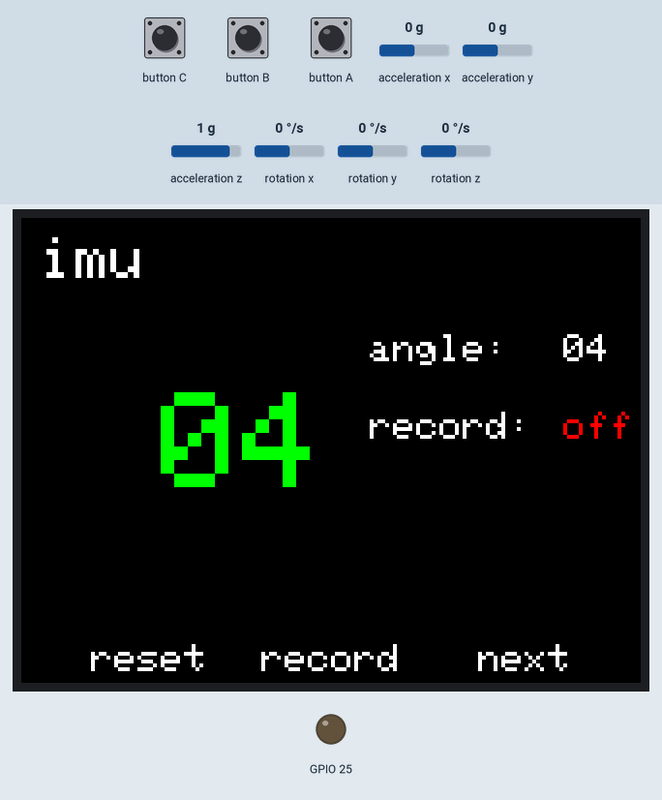
Simulated run of this program. Board: ESP32. On the bench: 320×240 colour display, output pins drawn as LEDs (lit = HIGH). The test bench sets the inputs (shaded band); at power-on: acceleration x 0 g, acceleration y 0 g, acceleration z 1 g, rotation x 0 °/s, rotation y 0 °/s, rotation z 0 °/s.

Above: at 1.4 s.
1.5 s: button C pressed for 0.15 s
At 2.8 s:
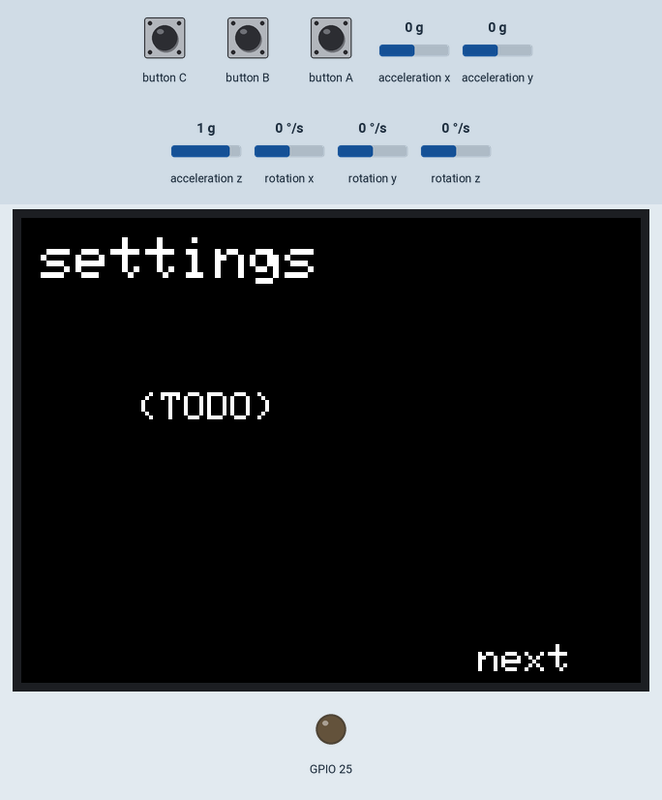
3.1 s: button C pressed for 1 s
At 3.2 s:
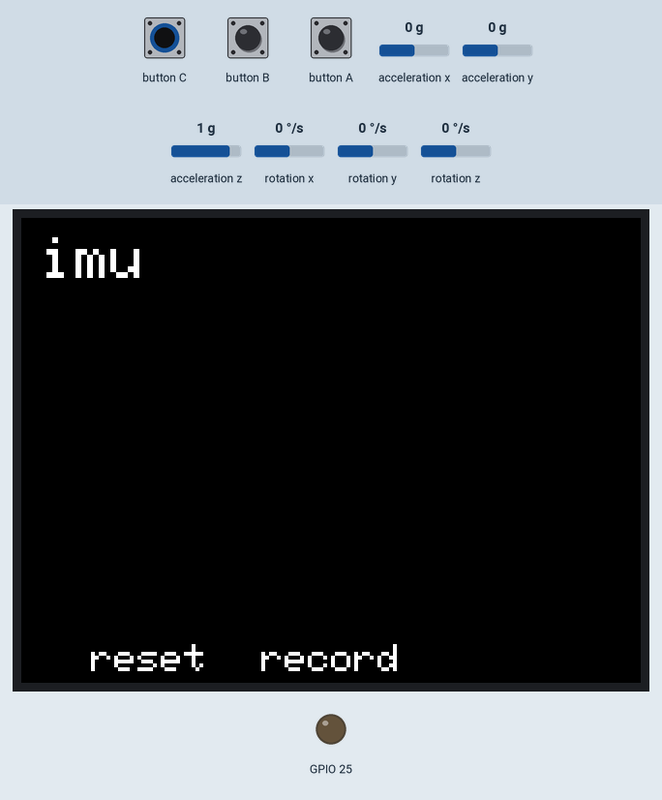
5.6 s: button B pressed for 0.15 s
At 6.8 s:
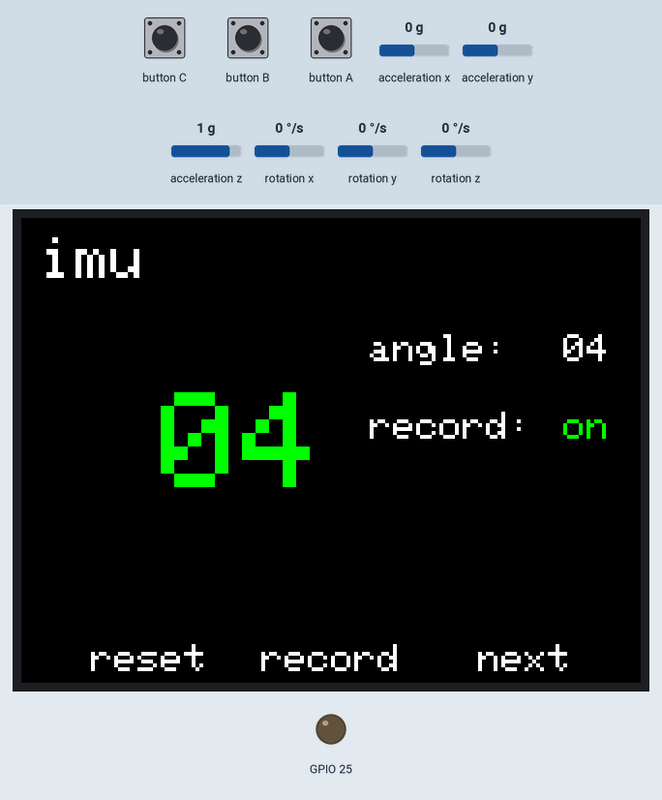
7.2 s: acceleration x set to -1.4 g
At 8.3 s:
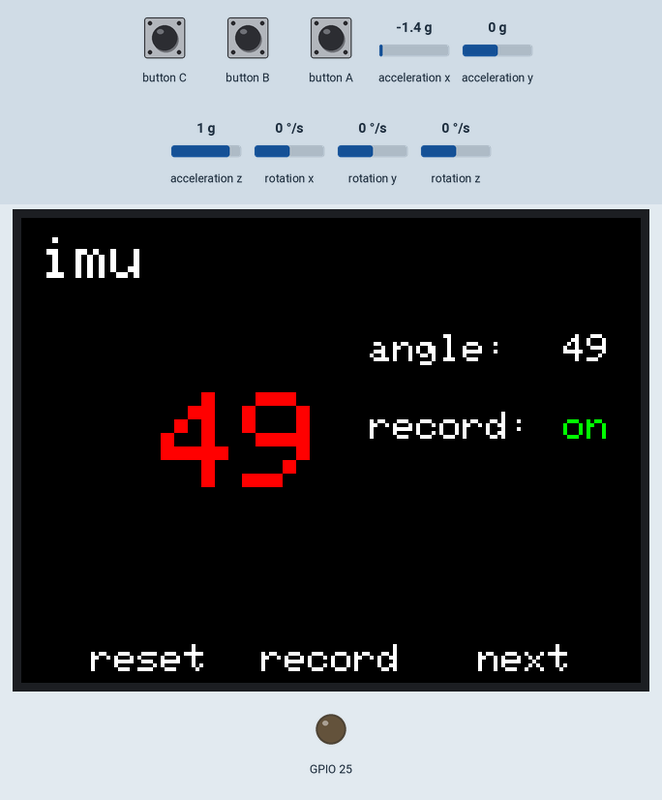
8.7 s: button C pressed for 0.15 s
At 9.2 s:
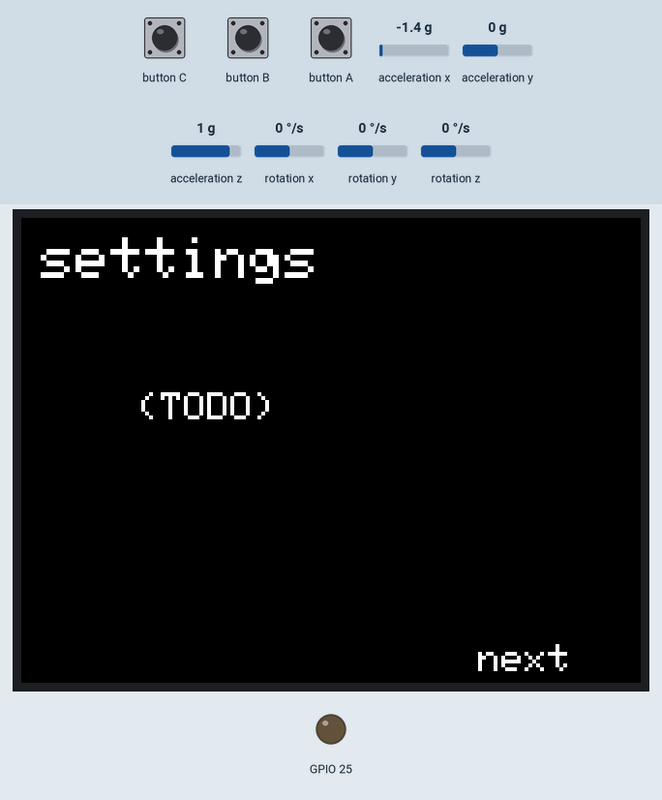
10.3 s: button C pressed for 3.2 s
At 11.4 s:
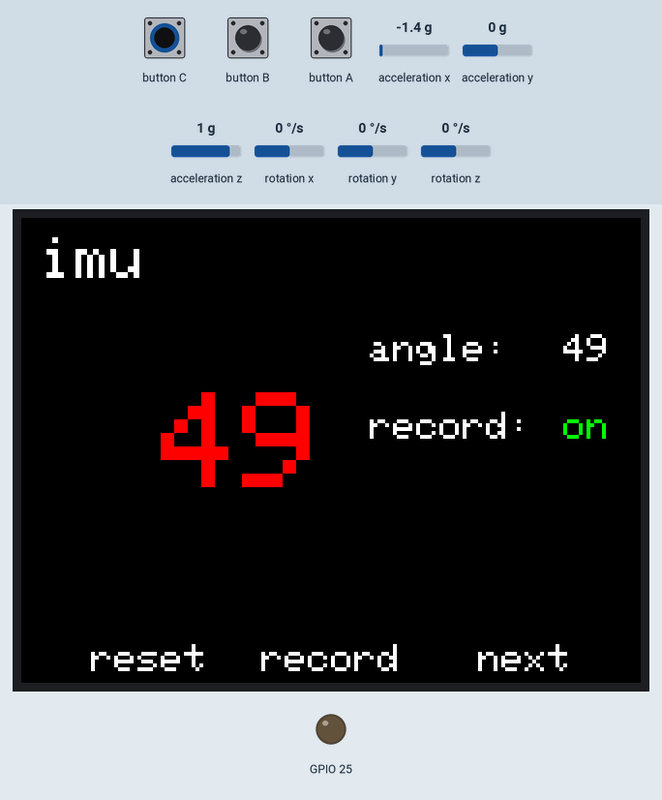
Timing chart, 0 to 13.3 s (numbered marks = the images above; inputs shaded):
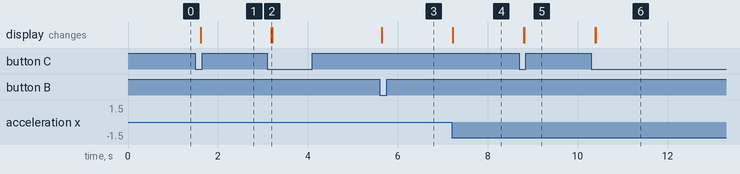

Measured:
- after the input at 1.5 s, the display: first changes after 0.12 s (image 1 shows a later state)
- after the input at 3.1 s, the display: changes after 0.09 s (image 2)
- after the input at 5.6 s, the display: changes at once (image 3)
- after the input at 7.2 s, the display: changes at once (image 4)
- after the input at 8.7 s, the display: first changes after 0.11 s (image 5 shows a later state)
- after the input at 10.3 s, the display: first changes after 0.09 s (image 6 shows a later state)

The program:

main.cpp
```cpp
#define M5STACK_MPU6886

#include <M5Stack.h>
#include <utils.h>

// features
#include <imu.h>
#include <setting.h>

int feature_ptr = 0;
feature_t features[] = {
  {imu_init, imu_finish, imu},
  {setting_init, setting_finish, setting},
  // TODO
  // 盗難防止
  // 電圧計
  // 二酸化炭素計
};

void change_next_feature() {
  // call destructor
  features[feature_ptr].fn_finish();
  M5.Lcd.clear(BLACK);

  // increase pointer
  int array_len = sizeof(features)/sizeof(feature_t);
  if (feature_ptr == array_len-1) feature_ptr = 0;
  else feature_ptr++;

  // call constructor
  features[feature_ptr].fn_init();
}

void setup(){
  M5.begin();

  dacWrite(25, 0); // reduction speaker noise

  M5.Power.begin();

  M5.IMU.Init();
  M5.Lcd.fillScreen(BLACK);
  M5.Lcd.setTextColor(WHITE , BLACK);

  features[feature_ptr].fn_init();
}

void loop() {
  M5.update();
  show_button_labels(NULL, NULL, (char*)"next");
  features[feature_ptr].fn_main();
  if (M5.BtnC.wasPressed()) change_next_feature();
}
```

imu.h
```cpp
typedef struct acc {
  float accX;
  float accY;
  float accZ;
} acc_t;

typedef struct gyro {
  float gyroX;
  float gyroY;
  float gyroZ;
} gyro_t;

typedef struct vec {
  float pitch;
  float roll;
  float yaw;
} vec_t;

typedef struct imu_data {
  acc_t acc;
  gyro_t gyro;
  vec_t vec;
  float temperature;
} imu_data_t;

typedef struct state {
  int angle;
  int speed;
} state_t;

void imu();
void imu_init();
void imu_finish();
```

setting.h
```cpp
void setting_init();
void setting_finish();
void setting();
```

utils.h
```cpp
typedef struct feature {
  void(*fn_init)(void);
  void(*fn_finish)(void);
  void(*fn_main)(void);
} feature_t;

void show_button_labels(char*, char*, char*);
void show_title(char*);
```

imu.cpp
```cpp
#define M5STACK_MPU6886

#include <M5Stack.h>
#include <imu.h>
#include <utils.h>

// TODO いい感じにする (state構造体)
int record = 0;
int max_bank = 0;
imu_data_t imu_data = {};

int get_imu_data(imu_data_t *imu_data) {
  M5.IMU.getGyroData(&imu_data->gyro.gyroX, &imu_data->gyro.gyroY, &imu_data->gyro.gyroZ);
  M5.IMU.getAccelData(&imu_data->acc.accX, &imu_data->acc.accY, &imu_data->acc.accZ);
  M5.IMU.getAhrsData(&imu_data->vec.pitch, &imu_data->vec.roll, &imu_data->vec.yaw);
  M5.IMU.getTempData(&imu_data->temperature);

  return 0;
}

void show_imu_data(imu_data_t *data) {
  double offset = 4.5; // for noise
  int red_threshold = 30;
  int yellow_threshold = 20;

  int current_bank = abs(int(data->vec.pitch-offset));
  if (max_bank < current_bank) max_bank = current_bank;

  // change color depends on bank angle
  if (current_bank >= red_threshold) M5.Lcd.setTextColor(RED , BLACK);
  else if (current_bank >= yellow_threshold) M5.Lcd.setTextColor(YELLOW , BLACK);
  else M5.Lcd.setTextColor(GREEN , BLACK);

  // show current bank
  M5.Lcd.setTextSize(7);
  M5.Lcd.setCursor(30, 90);
  M5.Lcd.printf(" %02d", current_bank);

  // show max bank
  M5.Lcd.setTextSize(2);
  M5.Lcd.setTextColor(WHITE , BLACK);
  M5.Lcd.setCursor(180, 60);
  M5.Lcd.printf("angle:");
  M5.Lcd.setCursor(280, 60);
  M5.Lcd.printf("%02d", max_bank);

  // show record status
  M5.Lcd.setTextSize(2);
  M5.Lcd.setTextColor(WHITE, BLACK);
  M5.Lcd.setCursor(180, 100);
  M5.Lcd.printf("record:");
  M5.Lcd.setCursor(280, 100);
  M5.Lcd.setTextColor(record ? GREEN : RED, BLACK);
  M5.Lcd.printf("%s", record ? "on " : "off");
}

void imu_init() {
  max_bank = 0;
  memset(&imu_data, 0, sizeof(imu_data_t));
  show_button_labels((char*)"reset", (char*)"record", NULL);
  show_title((char*)"imu");
}

void imu_finish() {
  max_bank = 0;
  memset(&imu_data, 0, sizeof(imu_data_t));
}

void button_reset() {
  max_bank = 0;
}

void button_record() {
  // TODO
  record = !record;
}

void imu() {
  get_imu_data(&imu_data);
  show_imu_data(&imu_data);
  if (M5.BtnA.wasPressed()) button_reset();
  if (M5.BtnB.wasPressed()) button_record();
  delay(1);
}
```

setting.cpp
```cpp
#include <M5Stack.h>
#include <setting.h>
#include <utils.h>

void setting_init() {
  show_title((char*)"settings");
}

void setting_finish() {
}

void setting() {
  M5.Lcd.setCursor(60, 90);
  M5.Lcd.printf("(TODO)");

  // TODO
  // 輝度設定
  // スリープ
  // etc...
}
```

utils.cpp
```cpp
#include <M5Stack.h>
#include <utils.h>

void show_button_labels(char* right, char* center, char* left) {
  // MEMO: 320 * 240

  int base_right = 60;
  int base_center = 160;
  int base_left = 260;
  int text_size = 2;

  M5.Lcd.setTextColor(WHITE, BLACK);
  M5.Lcd.setTextSize(text_size);

  if (right != NULL) {
    M5.Lcd.setCursor(base_right-(strlen(right)/2*(text_size*6)), 220);
    M5.Lcd.printf("%s", right);
  }

  if (center != NULL) {
    M5.Lcd.setCursor(base_center-(strlen(center)/2*(text_size*6)), 220);
    M5.Lcd.printf("%s", center);
  }

  if (left != NULL) {
    M5.Lcd.setCursor(base_left-(strlen(left)/2*(text_size*6)), 220);
    M5.Lcd.printf("%s", left);
  }
}

void show_title(char* title) {
  M5.Lcd.setTextColor(WHITE, BLACK);
  M5.Lcd.setCursor(10, 10);
  M5.Lcd.setTextSize(3);
  M5.Lcd.printf("%s", title);
}
```
